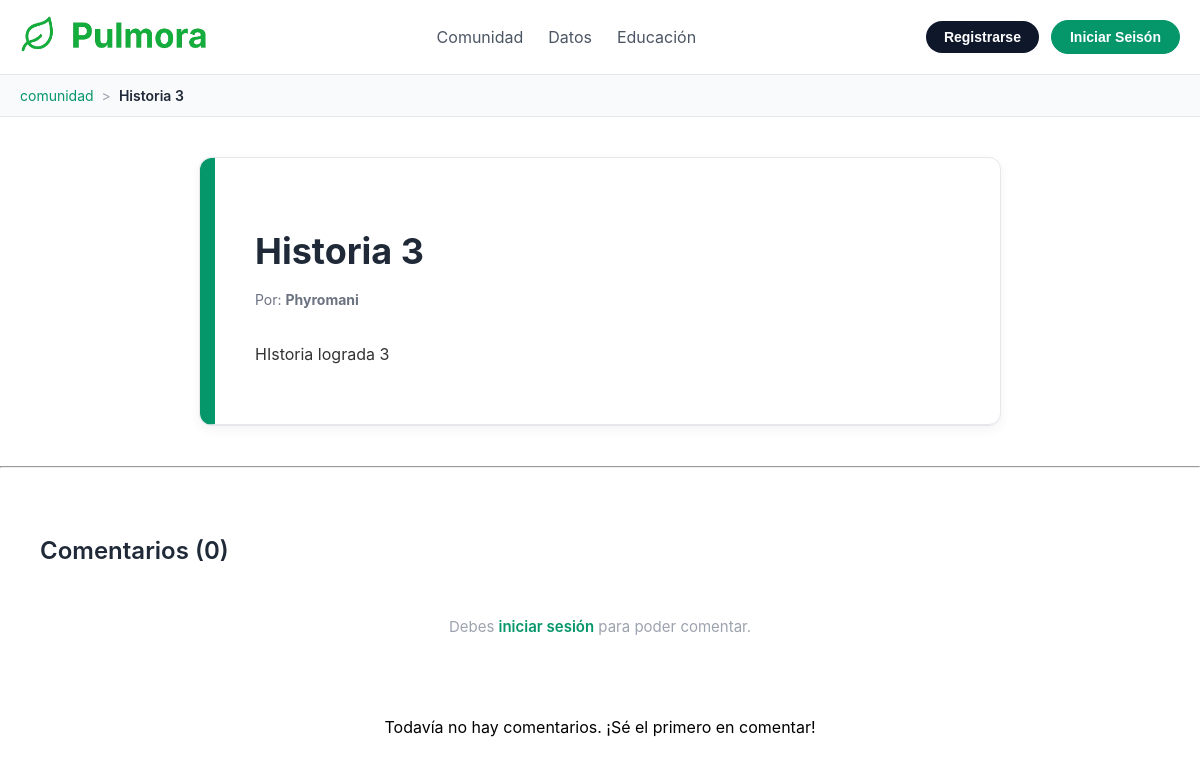
The page /post/9/ on the database as committed earlier.
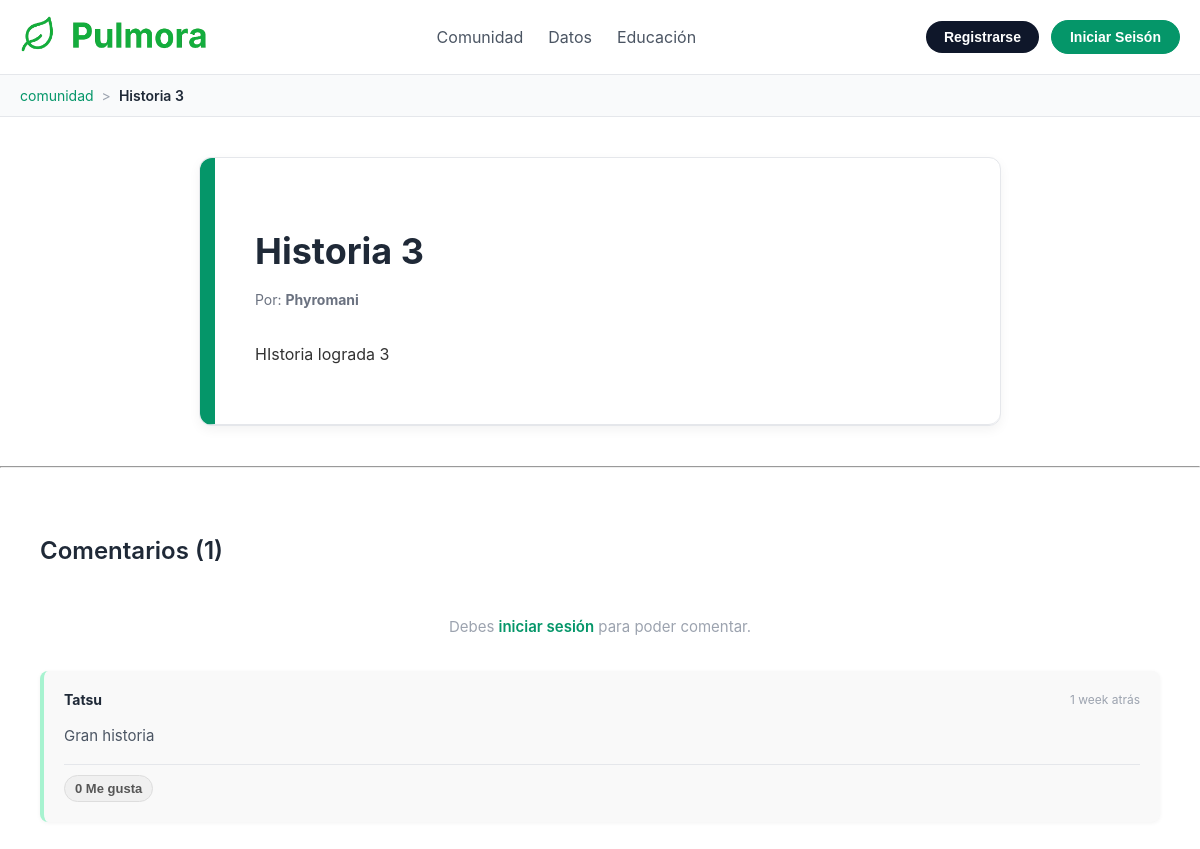
The same page on the database as committed later.
### Pulmora_Maps/models.py (models this page shows, shortened)
class Post(models.Model):
    author = models.ForeignKey(User, on_delete=models.CASCADE, related_name='posts')
    title = models.CharField(max_length=200)
    content = models.TextField()
    created_at = models.DateTimeField(auto_now_add=True)
    updated_at = models.DateTimeField(auto_now=True)
    likes = models.ManyToManyField(User, related_name='liked_posts', blank=True)
    class Meta:
        db_table = "publicaciones"
        ordering = ['-created_at']

class Comment(models.Model):
    post = models.ForeignKey(Post, on_delete=models.CASCADE, related_name='comments')
    author = models.ForeignKey(User, on_delete=models.CASCADE, related_name='users_comments')
    content = models.TextField()
    created_at = models.DateTimeField(auto_now_add=True)
    likes = models.ManyToManyField(User, related_name='liked_comments', blank=True)
    class Meta:
        db_table = "comentarios"
        ordering = ['-created_at']
    @property
    def total_likes(self):
        return self.likes.count()

### Pulmora_Maps/views.py (the view)
# urls.py: path('post/<int:post_id>/', views.post_details, name='post_detail'),
def post_details(request, post_id):
    post = get_object_or_404(Post,pk=post_id)
    if request.method == 'POST':
        if request.user.is_authenticated:
            content = request.POST.get('comment-content')
            if content:
                Comment.objects.create(post=post, author=request.user, content=content)
                return redirect('post_detail', post_id=post.id)
    comments = post.comments.all()
    context = {
        'post': post,
        'comments': comments,
        'breadcrumb': [
            {'name': 'comunidad', 'url': 'community'},
            {'name': post.title, 'url': None}
        ]
    }
    return render(request, 'pulmora/post_detail.html', context)

### Pulmora_Maps/templates/pulmora/post_detail.html (shortened to what this page needs)
{% load static %}
<!DOCTYPE html>
<html lang="es">
<head>
    <link rel="stylesheet" href="{% static 'css/post_detail.css' %}">
</head>
<body>
    {% include 'pulmora/partials/header.html' %}
    {% include 'pulmora/partials/breadcrumb.html' %}
    <main>
        <div class="post-detail-container">
            <article class="post-full">
                <h1>{{ post.title }}</h1>
                <div class="post-meta">
                    <span>Por: <strong>{{ post.author.username }}</strong></span>
                </div>
                <div class="post-content">
                    <p>{{ post.content|linebreaks }}</p>
                </div>
            </article>
        </div>
        <hr>
        <section class="comments-section">
            <h2>Comentarios ({{ comments.count }})</h2>
            {% if user.is_authenticated %}
                <form class="new-comment-form" method="post">
                    {% csrf_token %}
                    <textarea name="comment-content" placeholder="Escribe tu comentario..." required></textarea>
                    <button type="submit" class="btn btn-primary">Comentar</button>
                </form>
            {% else %}
                <p>Debes <a href="{% url 'login' %}">iniciar sesión</a> para poder comentar.</p>
            {% endif %}
            <div class="comment-list">
                {% for comment in comments %}
                    <div class="comment-card">
                        <div class="comment-author">
                            <strong>{{ comment.author.username }}</strong>
                            <span class="comment-date">{{ comment.created_at|timesince }} atrás</span>
                        </div>
                        <p>{{ comment.content|linebreaks }}</p>
                        <div class="comment-actions">
                            <button class="like-btn comment-like-btn {% if user in comment.likes.all %}liked{% endif %}" data-comment-id="{{ comment.id }}">
                                <span class="like-count">{{ comment.total_likes }}</span> Me gusta
                            </button>
                        </div>
                    </div>
                {% empty %}
                    <p>Todavía no hay comentarios. ¡Sé el primero en comentar!</p>
                {% endfor %}
            </div>
        </section>
    </main>
</body>
</html>

### Pulmora_Maps/templates/pulmora/partials/header.html
{% load static %}
<header class="header">
    <div class="container">
        <div class="logo">
            <a href="{% url 'index' %}">
                <img src="{% static 'img/logo.png' %}" alt="Pulmora Logo" class="logo-img">
            </a>
        </div>
        <nav class="nav">
            <a href="{% url 'community' %}">Comunidad</a>
            <a href="{% url 'data' %}">Datos</a>
            <a href="{% url 'education' %}">Educación</a>
        </nav>
        <div class="auth-buttons">
            {% if user.is_authenticated %}
                <span class="user-greeting">Hola, {{ user.username }}</span>
                <a href="{% url 'account' %}">
                    <button class="btn btn-primary">Mi Cuenta</button>
                </a>
            {% else %}
                <a href="{% url 'register' %}" >
                    <button class="btn btn-secondary">Registrarse</button>
                </a>
                <a href="{% url 'login' %}">
                    <button class="btn btn-primary">Iniciar Seisón</button>
                </a>
            {% endif %}
        </div>
    </div>
</header>

### Pulmora_Maps/templates/pulmora/partials/breadcrumb.html
{% load static %}
<nav class="breadcrumb-nav" aria-label="breadcrumb">
    <div class="breadcrumb-container">
        <ol class="breadcrumb-list">
            {% for item in breadcrumb %}
                {% if item.url %}
                    <li class="breadcrumb-item">
                        <a href="{% url item.url %}">{{ item.name }}</a>
                    </li>
                    {% if not forloop.last %}
                        <li class="breadcrumb-separator">></li>
                    {% endif %}
                {% else %}
                    <li class="breadcrumb-item active" aria-current="page">
                        {{ item.name }}
                    </li>
                {% endif %}
            {% endfor %}
        </ol>
    </div>
</nav>

### static/css/post_detail.css (style rules this page uses)
body { font-family: -apple-system, BlinkMacSystemFont, 'Segoe UI', Roboto, Oxygen, Ubuntu, Cantarell, sans-serif; background: #ffffff; margin: 0; padding: 0; }
.post-detail-container { max-width: 800px; margin: 40px auto; padding: 0 0px; background-color: #ffffff; border: 1px solid #e5e7eb; border-radius: 12px; box-shadow: 0 4px 12px rgba(0, 0, 0, 0.05); }
.post-full { padding: 40px; border-bottom: 1px solid #e5e7eb; border-left: 15px solid #059669; border-radius: 12px; }
.post-full h1 { font-size: 36px; font-weight: 700; color: #1f2937; margin-bottom: 16px; line-height: 1.3; }
.post-meta { display: flex; gap: 20px; font-size: 14px; color: #6b7280; margin-bottom: 32px; }
.post-content p { font-size: 16px; line-height: 1.8; color: #333; }
.comments-section { padding: 40px; }
.comments-section h2 { font-size: 24px; font-weight: 600; color: #1f2937; margin-bottom: 32px; }
.comment-list { display: flex; flex-direction: column; gap: 20px; }
.comment-card { background-color: #f9f9f9; border-radius: 8px; padding: 20px; border-left: 4px solid #a7f3d0; box-shadow: 0 1px 4px rgba(0, 0, 0, 0.05); }
.comment-author { display: flex; justify-content: space-between; align-items: center; margin-bottom: 12px; font-size: 14px; }
.comment-author strong { color: #1f2937; }
.comment-date { font-size: 12px; color: #9ca3af; }
.comment-card p { font-size: 15px; color: #4b5563; line-height: 1.7; }
.comments-section > p { text-align: center; padding: 20px; color: #9ca3af; font-size: 15px; }
.comments-section > p a { color: #059669; font-weight: 600; text-decoration: none; }
.header { background-color: #ffffff; padding: 15px 0; border-bottom: 1px solid #e5e7eb; width: 100%; }
.header .container { max-width: 1200px; margin: 0 auto; padding: 0 20px; display: flex; justify-content: space-between; align-items: center; }
.logo-img { height: 40px; }
.nav { display: flex; gap: 25px; }
.nav a { color: #4b5563; text-decoration: none; font-weight: 400; font-size: 16px; transition: color 0.3s ease; }
.auth-buttons { display: flex; gap: 12px; align-items: center; }
.btn { padding: 8px 18px; border-radius: 20px; text-decoration: none; font-weight: 600; font-size: 14px; transition: all 0.3s ease; border: 1px solid transparent; cursor: pointer; }
.btn-primary { background-color: #059669; color: white; border-color: #059669; }
.btn-secondary { background-color: #0f172a; color: #ffffff; border: none; }
.breadcrumb-nav { background-color: #f9fafb; border-bottom: 1px solid #e5e7eb; padding: 12px 0; }
.breadcrumb-container { max-width: 1200px; margin: 0 auto; padding: 0 20px; }
.breadcrumb-list { display: flex; align-items: center; list-style: none; margin: 0; padding: 0; flex-wrap: wrap; }
.breadcrumb-item { font-size: 14px; color: #6b7280; }
.breadcrumb-item a { color: #059669; text-decoration: none; transition: color 0.2s; }
.breadcrumb-item.active { color: #1f2937; font-weight: 600; }
.breadcrumb-separator { margin: 0 8px; color: #9ca3af; font-size: 14px; }
.comment-actions { margin-top: 15px; padding-top: 10px; border-top: 1px solid #e5e7eb; }
.like-btn { background-color: #f0f0f0; color: #555; border: 1px solid #ddd; padding: 5px 10px; border-radius: 20px; cursor: pointer; font-size: 13px; font-weight: 600; transition: all 0.2s ease; }

Rows that differ between the two databases and show on the page:
computed for Post "Historia 3": count "0" → "1"
added Comment: author.username "Tatsu", created_at "1 week", content "Gran historia", total_likes "0"
Other text that changed with them:
text no longer shown: "Todavía no hay comentarios. ¡Sé el primero en comentar!"
